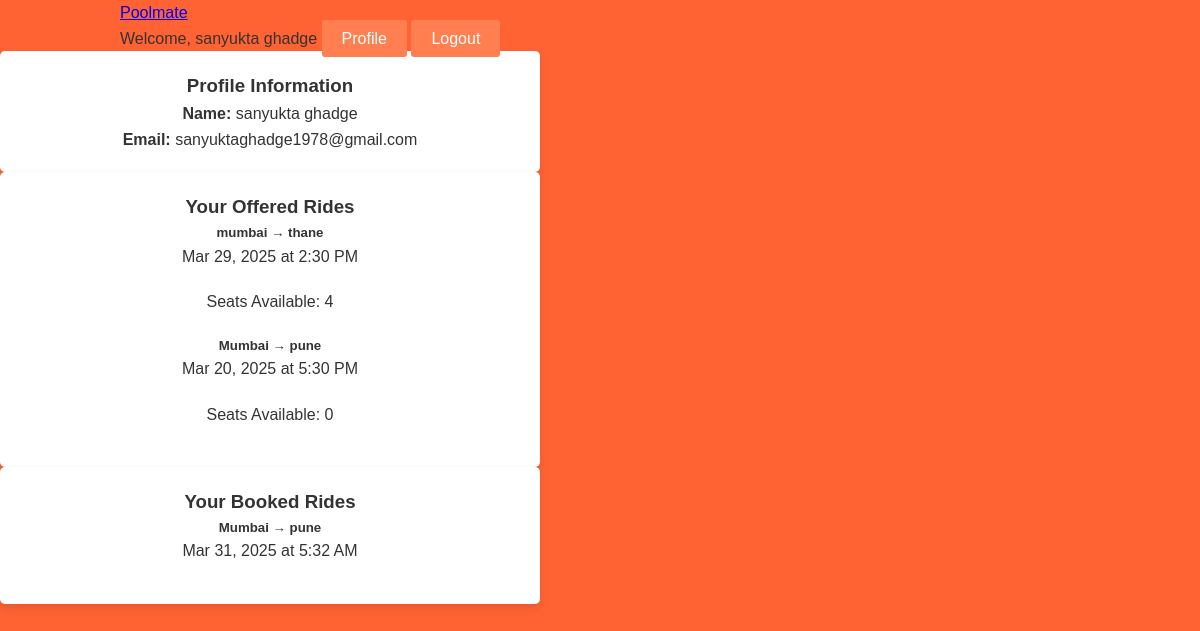
The app's page /profile.php (signed in) with its own data.
### tables this page shows
CREATE TABLE users (
  id INTEGER PRIMARY KEY AUTOINCREMENT,
  name TEXT NOT NULL,
  email TEXT UNIQUE NOT NULL,
  password TEXT NOT NULL
);

CREATE TABLE rides (
  id INTEGER PRIMARY KEY AUTOINCREMENT,
  driver_id INTEGER NOT NULL,
  from_location TEXT NOT NULL,
  to_location TEXT NOT NULL,
  date DATE NOT NULL,
  time TIME NOT NULL,
  seats INTEGER NOT NULL,
  FOREIGN KEY (driver_id) REFERENCES users(id)
);

### profile.php (the view, shortened to what this page needs)
<?php
include 'includes/config.php';
$stmt = $db->prepare('SELECT * FROM users WHERE id = :id');
$stmt->bindValue(':id', $_SESSION['user_id'], SQLITE3_INTEGER);
$user = $stmt->execute()->fetchArray(SQLITE3_ASSOC);
$ridesStmt = $db->prepare('SELECT * FROM rides WHERE driver_id = :driver_id ORDER BY date DESC');
$ridesStmt->bindValue(':driver_id', $_SESSION['user_id'], SQLITE3_INTEGER);
$ridesResult = $ridesStmt->execute();
$bookingsStmt = $db->prepare('
    SELECT rides.* FROM bookings
    JOIN rides ON bookings.ride_id = rides.id
    WHERE bookings.passenger_id = :passenger_id
    ORDER BY date DESC
');
$bookingsStmt->bindValue(':passenger_id', $_SESSION['user_id'], SQLITE3_INTEGER);
$bookingsResult = $bookingsStmt->execute();
?>
<!DOCTYPE html>
<html lang="en">
<head>
    <link rel="stylesheet" href="css/style.css">
</head>
<body>
    <?php include 'includes/navbar.php'; ?>
    <div class="container mt-5">
        <div class="row">
            <div class="col-md-4">
                <div class="card shadow">
                    <div class="card-body">
                        <h3 class="card-title">Profile Information</h3>
                        <div class="mb-3">
                            <strong>Name:</strong> <?= htmlspecialchars($user['name']) ?>
                        </div>
                        <div class="mb-3">
                            <strong>Email:</strong> <?= htmlspecialchars($user['email']) ?>
                        </div>
                    </div>
                </div>
            </div>
            <div class="col-md-8">
                <div class="card shadow">
                    <div class="card-body">
                        <h3 class="card-title mb-4">Your Offered Rides</h3>
                        <?php if($ridesResult->fetchArray() === false): ?>
                            <p class="text-muted">No rides offered yet.</p>
                        <?php else: ?>
                            <?php while ($ride = $ridesResult->fetchArray(SQLITE3_ASSOC)): ?>
                                <div class="mb-4 p-3 border rounded">
                                    <div class="d-flex justify-content-between">
                                        <div>
                                            <h5><?= htmlspecialchars($ride['from_location']) ?> → <?= htmlspecialchars($ride['to_location']) ?></h5>
                                            <p class="mb-1"><?= date('M j, Y', strtotime($ride['date'])) ?> at <?= date('g:i A', strtotime($ride['time'])) ?></p>
                                            <p class="mb-0">Seats Available: <?= $ride['seats'] ?></p>
                                        </div>
                                    </div>
                                </div>
                            <?php endwhile; ?>
                        <?php endif; ?>
                    </div>
                </div>
                <div class="card shadow mt-4">
                    <div class="card-body">
                        <h3 class="card-title mb-4">Your Booked Rides</h3>
                        <?php if($bookingsResult->fetchArray() === false): ?>
                            <p class="text-muted">No rides booked yet.</p>
                        <?php else: ?>
                            <?php while ($ride = $bookingsResult->fetchArray(SQLITE3_ASSOC)): ?>
                                <div class="mb-4 p-3 border rounded">
                                    <div class="d-flex justify-content-between">
                                        <div>
                                            <h5><?= htmlspecialchars($ride['from_location']) ?> → <?= htmlspecialchars($ride['to_location']) ?></h5>
                                            <p class="mb-1"><?= date('M j, Y', strtotime($ride['date'])) ?> at <?= date('g:i A', strtotime($ride['time'])) ?></p>
                                        </div>
                                    </div>
                                </div>
                            <?php endwhile; ?>
                        <?php endif; ?>
                    </div>
                </div>
            </div>
        </div>
    </div>
</body>
</html>

### includes/navbar.php
<nav class="navbar navbar-expand-lg navbar-dark bg-primary">
    <div class="container">
        <a class="navbar-brand" href="index.php">Poolmate</a>
        <div class="d-flex align-items-center">
            <?php if(isset($_SESSION['user_id'])): ?>
                <span class="text-light me-3">Welcome, <?= htmlspecialchars($_SESSION['user_name']) ?></span>
                <a href="profile.php" class="btn btn-light me-2">Profile</a>
                <a href="logout.php" class="btn btn-outline-light">Logout</a>
            <?php else: ?>
                <a href="login.php" class="btn btn-light me-2">Login</a>
                <a href="register.php" class="btn btn-outline-light">Register</a>
            <?php endif; ?>
        </div>
    </div>
</nav>

### css/style.css (style rules this page uses)
:root { --primary-color: #ff7f50; --secondary-color: #ff6333; --text-color: #333; --background-color: #f4f4f4; --header-bg: #333; --header-text: #fff; --box-shadow: 0 4px 8px rgba(0, 0, 0, 0.1); }
* { margin: 0; padding: 0; box-sizing: border-box; }
body { font-family: 'Arial', sans-serif; line-height: 1.6; background: url('https://source.unsplash.com/1600x900/?landscape') no-repeat center center fixed; background-size: cover; color: var(--text-color); background-color: #ff6333; }
nav { display: flex; justify-content: space-between; align-items: center; width: 80%; margin: auto; }
.btn { background: var(--primary-color); color: var(--header-text); padding: 10px 20px; text-decoration: none; border: none; cursor: pointer; font-size: 1rem; border-radius: 3px; transition: background 0.3s ease, transform 0.3s ease; }
.card { background: #fff; padding: 20px; width: 45%; border-radius: 5px; box-shadow: var(--box-shadow); text-align: center; }
.card p { margin-bottom: 20px; }

### records on screen
users: name "sanyukta ghadge", email "sanyuktaghadge1978@gmail.com"
rides: from_location "mumbai", to_location "thane", date "Mar 29, 2025", time "2:30 PM", seats "4"
rides: from_location "Mumbai", to_location "pune", date "Mar 20, 2025", time "5:30 PM", seats "0"
rides: from_location "Mumbai", to_location "pune", date "Mar 31, 2025", time "5:32 AM"

### other values on screen
$_SESSION['user_name'] "sanyukta ghadge"
